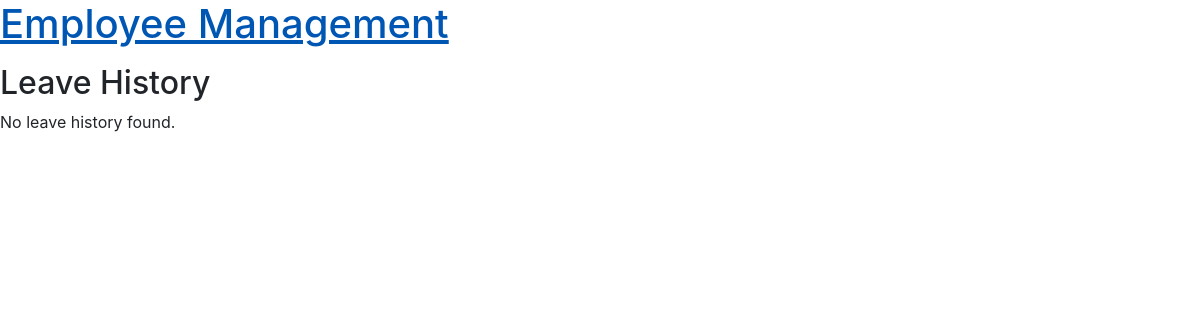
/attendance/leave-history/ (signed in), run on an earlier commit of the app's database.
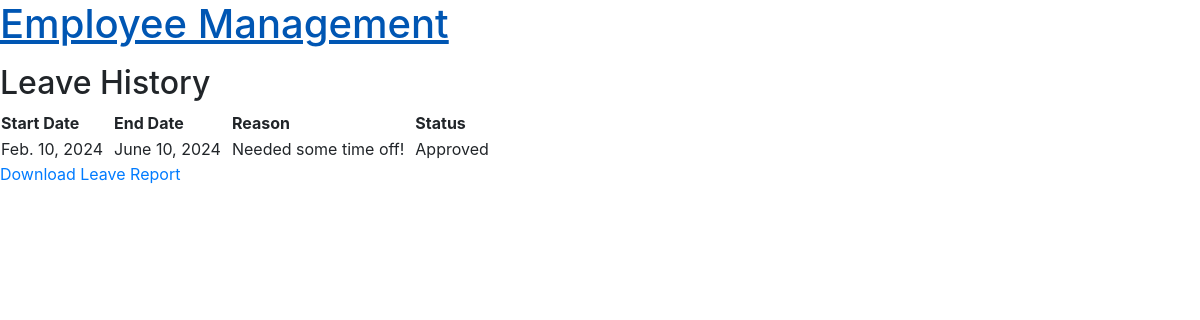
And on a later commit of the database.
### attendance/models.py (models this page shows, shortened)
class LeaveRequest(models.Model):
    employee = models.ForeignKey(settings.AUTH_USER_MODEL, on_delete=models.CASCADE)
    start_date = models.DateField()
    end_date = models.DateField()
    reason = models.TextField()
    status = models.CharField(max_length=20, choices=[('Pending', 'Pending'), ('Approved', 'Approved'), ('Rejected', 'Rejected')], default='Pending')

### attendance/views.py (the view, shortened to what this page needs)
# urls.py: path('leave-history/', LeaveHistoryView.as_view(), name='leave_history'),
class LeaveHistoryView(ListView):
    model = LeaveRequest
    template_name = 'attendance/leave_history.html'
    context_object_name = 'leave_requests'
    def get_queryset(self):
        return LeaveRequest.objects.filter(employee=self.request.user)

### templates/attendance/leave_history.html
{% extends 'base.html' %}
{% block content %}
<h2>Leave History</h2>
{% if leave_requests %}
    <table>
        <tr>
            <th>Start Date&nbsp;&nbsp;&nbsp;</th>
            <th>End Date&nbsp;&nbsp;&nbsp;</th>
            <th>Reason&nbsp;&nbsp;&nbsp;</th>
            <th>Status</th>
        </tr>
        {% for request in leave_requests %}
        <tr>
            <td>{{ request.start_date }}&nbsp;&nbsp;</td>
            <td>{{ request.end_date }}&nbsp;&nbsp;</td>
            <td>{{ request.reason }}&nbsp;&nbsp;</td>
            <td>{{ request.status }}</td>
        </tr>
        {% endfor %}
    </table>
    <a href="{% url 'leave_report' %}">Download Leave Report</a>
{% else %}
    <p>No leave history found.</p>
{% endif %}
{% endblock %}

What changed in the data, as far as the page shows it:
added LeaveRequest: start_date "Feb. 10, 2024", end_date "June 10, 2024", reason "Needed some time off!", status "Approved"
Also different on the page:
text no longer shown: "No leave history found."
text now shown: "Start Date End Date Reason Status Download Leave Report"
